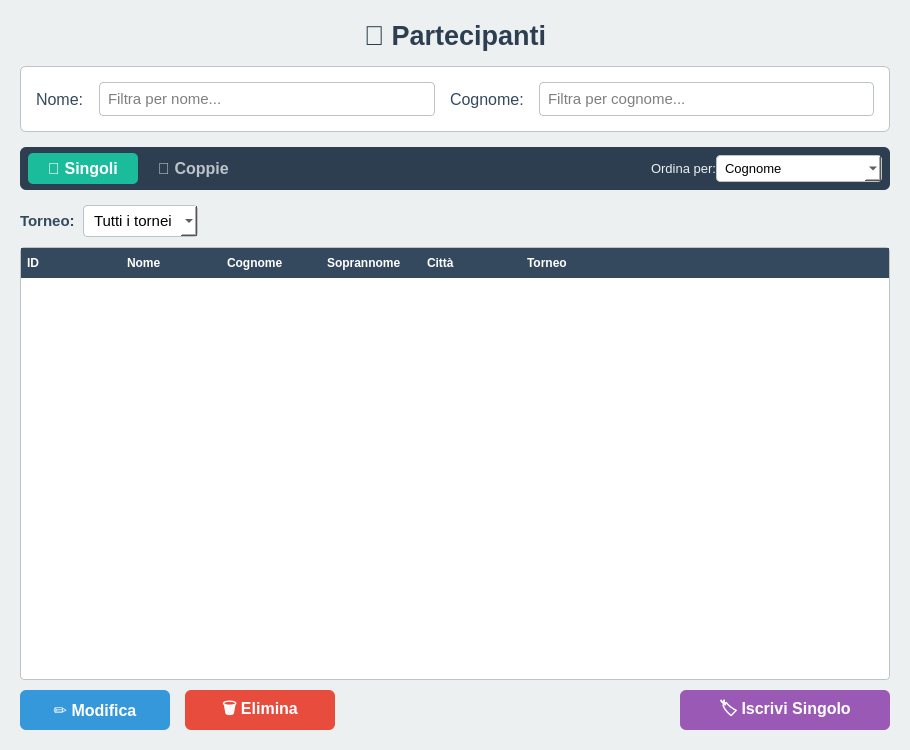
<?xml version="1.0" encoding="UTF-8"?>
<ui version="4.0">
 <class>PartecipantiWidget</class>
 <widget class="QWidget" name="PartecipantiWidget">
  <property name="geometry">
   <rect><x>0</x><y>0</y><width>900</width><height>750</height></rect>
  </property>
  <property name="windowTitle"><string>Partecipanti</string></property>
  <property name="styleSheet">
   <string>
QWidget#PartecipantiWidget { background-color: #ecf0f1; }
   </string>
  </property>

  <layout class="QVBoxLayout" name="verticalLayout">
   <property name="spacing"><number>0</number></property>
   <property name="leftMargin"><number>0</number></property>
   <property name="topMargin"><number>0</number></property>
   <property name="rightMargin"><number>0</number></property>
   <property name="bottomMargin"><number>0</number></property>

   <item>
    <layout class="QVBoxLayout" name="vl_content">
     <property name="spacing"><number>15</number></property>
     <property name="leftMargin"><number>20</number></property>
     <property name="topMargin"><number>20</number></property>
     <property name="rightMargin"><number>20</number></property>
     <property name="bottomMargin"><number>20</number></property>

     <!-- TITOLO -->
     <item>
      <widget class="QLabel" name="label_title">
       <property name="text">
        <string>&lt;b&gt;&lt;span style="font-size:20pt; color:#2c3e50;"&gt;👥 Partecipanti&lt;/span&gt;&lt;/b&gt;</string>
       </property>
       <property name="alignment"><set>Qt::AlignCenter</set></property>
      </widget>
     </item>

     <!-- FILTRI -->
     <item>
      <widget class="QFrame" name="frame_filter">
       <property name="styleSheet">
        <string>
QFrame#frame_filter { background-color: #ffffff; border: 1px solid #bdc3c7; border-radius: 6px; }
QLabel { color: #34495e; font-family: Helvetica; font-size: 12pt; }
QLineEdit, QComboBox { border: 1px solid #bdc3c7; border-radius: 4px; padding: 6px; font-family: Helvetica; font-size: 11pt; }
QLineEdit:focus, QComboBox:focus { border: 1px solid #3498db; }
        </string>
       </property>
       <layout class="QGridLayout" name="gridLayout_filter">
        <property name="leftMargin"><number>15</number></property>
        <property name="topMargin"><number>15</number></property>
        <property name="rightMargin"><number>15</number></property>
        <property name="bottomMargin"><number>15</number></property>
        <property name="horizontalSpacing"><number>15</number></property>
        <property name="verticalSpacing"><number>10</number></property>

        <item row="0" column="0">
         <widget class="QLabel" name="label_filter_nome"><property name="text"><string>Nome:</string></property></widget>
        </item>
        <item row="0" column="1">
         <widget class="QLineEdit" name="entry_filter_nome">
          <property name="placeholderText"><string>Filtra per nome...</string></property>
         </widget>
        </item>
        <item row="0" column="2">
         <widget class="QLabel" name="label_filter_cognome"><property name="text"><string>Cognome:</string></property></widget>
        </item>
        <item row="0" column="3">
         <widget class="QLineEdit" name="entry_filter_cognome">
          <property name="placeholderText"><string>Filtra per cognome...</string></property>
         </widget>
        </item>
       </layout>
      </widget>
     </item>

     <!-- TAB BAR stile schermata tornei -->
     <item>
      <widget class="QFrame" name="frame_tabs">
       <property name="styleSheet">
        <string>QFrame#frame_tabs { background-color: #2c3e50; border-radius: 6px; }</string>
       </property>
       <property name="maximumSize"><size><width>16777215</width><height>48</height></size></property>
       <layout class="QHBoxLayout" name="hl_tabs">
        <property name="spacing"><number>0</number></property>
        <property name="leftMargin"><number>8</number></property>
        <property name="topMargin"><number>6</number></property>
        <property name="rightMargin"><number>8</number></property>
        <property name="bottomMargin"><number>6</number></property>

        <item>
         <widget class="QPushButton" name="btn_tab_singoli">
          <property name="text"><string>🏅 Singoli</string></property>
          <property name="checkable"><bool>true</bool></property>
          <property name="checked"><bool>true</bool></property>
          <property name="styleSheet">
           <string>
QPushButton { background-color: #1abc9c; color: white; border: none; border-radius: 5px; font-family: Helvetica; font-size: 12pt; font-weight: bold; padding: 6px 20px; }
QPushButton:hover { background-color: #16a085; }
QPushButton:checked { background-color: #1abc9c; }
QPushButton:!checked { background-color: transparent; color: #bdc3c7; }
QPushButton:!checked:hover { background-color: #34495e; color: white; }
           </string>
          </property>
         </widget>
        </item>

        <item>
         <widget class="QPushButton" name="btn_tab_coppie">
          <property name="text"><string>👫 Coppie</string></property>
          <property name="checkable"><bool>true</bool></property>
          <property name="checked"><bool>false</bool></property>
          <property name="styleSheet">
           <string>
QPushButton { background-color: transparent; color: #bdc3c7; border: none; border-radius: 5px; font-family: Helvetica; font-size: 12pt; font-weight: bold; padding: 6px 20px; }
QPushButton:hover { background-color: #34495e; color: white; }
QPushButton:checked { background-color: #e67e22; color: white; }
QPushButton:checked:hover { background-color: #ca6f1e; }
           </string>
          </property>
         </widget>
        </item>

        <item>
         <spacer><property name="orientation"><enum>Qt::Horizontal</enum></property><property name="sizeHint" stdset="0"><size><width>40</width><height>20</height></size></property></spacer>
        </item>

        <item>
         <widget class="QLabel" name="label_ordina_per">
          <property name="text"><string>Ordina per:</string></property>
          <property name="styleSheet"><string>QLabel { color: #ecf0f1; font-family: Helvetica; font-size: 10pt; }</string></property>
         </widget>
        </item>
        <item>
         <widget class="QComboBox" name="combo_ordina_per">
          <property name="minimumWidth"><number>130</number></property>
          <property name="styleSheet">
           <string>QComboBox { border:1px solid #bdc3c7; border-radius:4px; padding:4px 8px; font-family:Helvetica; font-size:10pt; background-color:white; min-width:130px; } QComboBox:focus { border:1px solid #3498db; }</string>
          </property>
          <item><property name="text"><string>Cognome</string></property></item>
          <item><property name="text"><string>Nome</string></property></item>
          <item><property name="text"><string>Soprannome</string></property></item>
          <item><property name="text"><string>Nome coppia</string></property></item>
         </widget>
        </item>

       </layout>
      </widget>
     </item>

     <!-- STACKED: pagina singoli / pagina coppie -->
     <item>
      <widget class="QStackedWidget" name="stacked_partecipanti">
       <property name="currentIndex"><number>0</number></property>

       <!-- PAGINA SINGOLI -->
       <widget class="QWidget" name="page_singoli">
        <layout class="QVBoxLayout" name="vl_singoli">
         <property name="spacing"><number>10</number></property>
         <property name="leftMargin"><number>0</number></property>
         <property name="topMargin"><number>0</number></property>
         <property name="rightMargin"><number>0</number></property>
         <property name="bottomMargin"><number>0</number></property>

         <item>
          <layout class="QHBoxLayout" name="hl_filter_singoli">
           <property name="spacing"><number>8</number></property>
           <item>
            <widget class="QLabel" name="label_torneo_singoli">
             <property name="text"><string>Torneo:</string></property>
             <property name="styleSheet"><string>QLabel { color: #34495e; font-family: Helvetica; font-size: 11pt; font-weight: bold; }</string></property>
            </widget>
           </item>
           <item>
            <widget class="QComboBox" name="combo_tornei_singoli">
             <property name="minimumWidth"><number>200</number></property>
             <property name="styleSheet">
              <string>QComboBox { border:1px solid #bdc3c7; border-radius:4px; padding:5px 10px; font-family:Helvetica; font-size:11pt; background-color:white; } QComboBox:focus { border:1px solid #1abc9c; }</string>
             </property>
             <item><property name="text"><string>Tutti i tornei</string></property></item>
            </widget>
           </item>
           <item>
            <spacer><property name="orientation"><enum>Qt::Horizontal</enum></property><property name="sizeHint" stdset="0"><size><width>40</width><height>20</height></size></property></spacer>
           </item>
          </layout>
         </item>

         <item>
          <widget class="QTreeWidget" name="participants_tree">
           <property name="font"><font><family>Helvetica</family><pointsize>10</pointsize></font></property>
           <property name="alternatingRowColors"><bool>true</bool></property>
           <property name="selectionMode"><enum>QAbstractItemView::SingleSelection</enum></property>
           <property name="selectionBehavior"><enum>QAbstractItemView::SelectRows</enum></property>
           <property name="rootIsDecorated"><bool>false</bool></property>
           <property name="styleSheet">
            <string>
QTreeWidget { background-color: white; border: 1px solid #bdc3c7; border-radius: 4px; }
QTreeWidget::item { padding: 4px; }
QTreeWidget::item:selected { background-color: #3498db; color: white; }
QHeaderView::section { background-color: #34495e; color: white; font-weight: bold; padding: 6px; border: none; }
            </string>
           </property>
           <column><property name="text"><string>ID</string></property><property name="minimumWidth"><number>45</number></property></column>
           <column><property name="text"><string>Nome</string></property><property name="minimumWidth"><number>120</number></property></column>
           <column><property name="text"><string>Cognome</string></property><property name="minimumWidth"><number>120</number></property></column>
           <column><property name="text"><string>Soprannome</string></property><property name="minimumWidth"><number>120</number></property></column>
           <column><property name="text"><string>Città</string></property><property name="minimumWidth"><number>100</number></property></column>
           <column><property name="text"><string>Torneo</string></property><property name="minimumWidth"><number>150</number></property></column>
          </widget>
         </item>

         <item>
          <layout class="QHBoxLayout" name="hl_buttons_singoli">
           <property name="spacing"><number>15</number></property>
           <item>
            <widget class="QPushButton" name="btn_edit">
             <property name="minimumSize"><size><width>150</width><height>40</height></size></property>
             <property name="text"><string>✏️ Modifica</string></property>
             <property name="styleSheet"><string>QPushButton{background-color:#3498db;color:white;border-radius:6px;font-family:Helvetica;font-size:12pt;font-weight:bold;}QPushButton:hover{background-color:#2980b9;}</string></property>
            </widget>
           </item>
           <item>
            <widget class="QPushButton" name="btn_elimina_singolo">
             <property name="minimumSize"><size><width>150</width><height>40</height></size></property>
             <property name="text"><string>🗑️ Elimina</string></property>
             <property name="styleSheet"><string>QPushButton{background-color:#e74c3c;color:white;border-radius:6px;font-family:Helvetica;font-size:12pt;font-weight:bold;}QPushButton:hover{background-color:#c0392b;}</string></property>
            </widget>
           </item>
           <item>
            <spacer><property name="orientation"><enum>Qt::Horizontal</enum></property><property name="sizeHint" stdset="0"><size><width>40</width><height>20</height></size></property></spacer>
           </item>
           <item>
            <widget class="QPushButton" name="btn_iscrivi_singolo">
             <property name="minimumSize"><size><width>210</width><height>40</height></size></property>
             <property name="text"><string>🏷️ Iscrivi Singolo</string></property>
             <property name="styleSheet"><string>QPushButton{background-color:#9b59b6;color:white;border-radius:6px;font-family:Helvetica;font-size:12pt;font-weight:bold;}QPushButton:hover{background-color:#8e44ad;}</string></property>
            </widget>
           </item>
          </layout>
         </item>

        </layout>
       </widget>

       <!-- PAGINA COPPIE -->
       <widget class="QWidget" name="page_coppie">
        <layout class="QVBoxLayout" name="vl_coppie">
         <property name="spacing"><number>10</number></property>
         <property name="leftMargin"><number>0</number></property>
         <property name="topMargin"><number>0</number></property>
         <property name="rightMargin"><number>0</number></property>
         <property name="bottomMargin"><number>0</number></property>

         <item>
          <layout class="QHBoxLayout" name="hl_filter_coppie">
           <property name="spacing"><number>8</number></property>
           <item>
            <widget class="QLabel" name="label_torneo_coppie">
             <property name="text"><string>Torneo:</string></property>
             <property name="styleSheet"><string>QLabel { color: #34495e; font-family: Helvetica; font-size: 11pt; font-weight: bold; }</string></property>
            </widget>
           </item>
           <item>
            <widget class="QComboBox" name="combo_tornei_coppie">
             <property name="minimumWidth"><number>200</number></property>
             <property name="styleSheet">
              <string>QComboBox { border:1px solid #bdc3c7; border-radius:4px; padding:5px 10px; font-family:Helvetica; font-size:11pt; background-color:white; } QComboBox:focus { border:1px solid #e67e22; }</string>
             </property>
             <item><property name="text"><string>Tutti i tornei</string></property></item>
            </widget>
           </item>
           <item>
            <spacer><property name="orientation"><enum>Qt::Horizontal</enum></property><property name="sizeHint" stdset="0"><size><width>40</width><height>20</height></size></property></spacer>
           </item>
          </layout>
         </item>

         <item>
          <layout class="QHBoxLayout" name="hl_expand_coppie">
           <property name="spacing"><number>8</number></property>
           <item>
            <widget class="QPushButton" name="btn_toggle_coppie">
             <property name="maximumSize"><size><width>160</width><height>32</height></size></property>
             <property name="text"><string>Espandi / Comprimi</string></property>
             <property name="styleSheet"><string>QPushButton{background-color:#7f8c8d;color:white;border-radius:5px;font-family:Helvetica;font-size:10pt;font-weight:bold;}QPushButton:hover{background-color:#636e72;}</string></property>
            </widget>
           </item>
           <item>
            <spacer><property name="orientation"><enum>Qt::Horizontal</enum></property><property name="sizeHint" stdset="0"><size><width>40</width><height>20</height></size></property></spacer>
           </item>
          </layout>
         </item>
         <item>
          <widget class="QTreeWidget" name="coppie_tree">
           <property name="font"><font><family>Helvetica</family><pointsize>10</pointsize></font></property>
           <property name="alternatingRowColors"><bool>true</bool></property>
           <property name="selectionMode"><enum>QAbstractItemView::SingleSelection</enum></property>
           <property name="selectionBehavior"><enum>QAbstractItemView::SelectRows</enum></property>
           <property name="rootIsDecorated"><bool>true</bool></property>
           <property name="styleSheet">
            <string>
QTreeWidget { background-color: white; border: 1px solid #bdc3c7; border-radius: 4px; }
QTreeWidget::item { padding: 4px; }
QTreeWidget::item:selected { background-color: #e67e22; color: white; }
QHeaderView::section { background-color: #34495e; color: white; font-weight: bold; padding: 6px; border: none; }
            </string>
           </property>
           <column><property name="text"><string>Coppia / Giocatore</string></property><property name="minimumWidth"><number>200</number></property></column>
           <column><property name="text"><string>Soprannome</string></property><property name="minimumWidth"><number>130</number></property></column>
           <column><property name="text"><string>Torneo</string></property><property name="minimumWidth"><number>160</number></property></column>
           <column><property name="text"><string>Città</string></property><property name="minimumWidth"><number>100</number></property></column>
          </widget>
         </item>

         <item>
          <layout class="QHBoxLayout" name="hl_buttons_coppie">
           <property name="spacing"><number>10</number></property>
           <item>
            <widget class="QPushButton" name="btn_modifica_coppia">
             <property name="minimumSize"><size><width>130</width><height>40</height></size></property>
             <property name="text"><string>✏️ Modifica</string></property>
             <property name="styleSheet"><string>QPushButton{background-color:#3498db;color:white;border-radius:6px;font-family:Helvetica;font-size:11pt;font-weight:bold;}QPushButton:hover{background-color:#2980b9;}</string></property>
            </widget>
           </item>
           <item>
            <widget class="QPushButton" name="btn_elimina_coppia">
             <property name="minimumSize"><size><width>130</width><height>40</height></size></property>
             <property name="text"><string>🗑️ Elimina</string></property>
             <property name="styleSheet"><string>QPushButton{background-color:#e74c3c;color:white;border-radius:6px;font-family:Helvetica;font-size:11pt;font-weight:bold;}QPushButton:hover{background-color:#c0392b;}</string></property>
            </widget>
           </item>
           <item>
            <spacer><property name="orientation"><enum>Qt::Horizontal</enum></property><property name="sizeHint" stdset="0"><size><width>20</width><height>20</height></size></property></spacer>
           </item>
           <item>
            <widget class="QPushButton" name="btn_abbina_singoli">
             <property name="minimumSize"><size><width>180</width><height>40</height></size></property>
             <property name="text"><string>🔀 Abbina Singoli</string></property>
             <property name="styleSheet"><string>QPushButton{background-color:#3498db;color:white;border-radius:6px;font-family:Helvetica;font-size:11pt;font-weight:bold;}QPushButton:hover{background-color:#2980b9;}</string></property>
            </widget>
           </item>
           <item>
            <widget class="QPushButton" name="btn_iscrivi_singolo_attesa">
             <property name="minimumSize"><size><width>210</width><height>40</height></size></property>
             <property name="text"><string>⏳ Iscrivi in Attesa</string></property>
             <property name="styleSheet"><string>QPushButton{background-color:#f39c12;color:white;border-radius:6px;font-family:Helvetica;font-size:11pt;font-weight:bold;}QPushButton:hover{background-color:#d68910;}</string></property>
            </widget>
           </item>
           <item>
            <widget class="QPushButton" name="btn_iscrivi_coppia">
             <property name="minimumSize"><size><width>180</width><height>40</height></size></property>
             <property name="text"><string>👫 Iscrivi Coppia</string></property>
             <property name="styleSheet"><string>QPushButton{background-color:#e67e22;color:white;border-radius:6px;font-family:Helvetica;font-size:11pt;font-weight:bold;}QPushButton:hover{background-color:#ca6f1e;}</string></property>
            </widget>
           </item>
          </layout>
         </item>

        </layout>
       </widget>

      </widget>
     </item>

    </layout>
   </item>
  </layout>
 </widget>
 <resources/>
 <connections/>
</ui>
